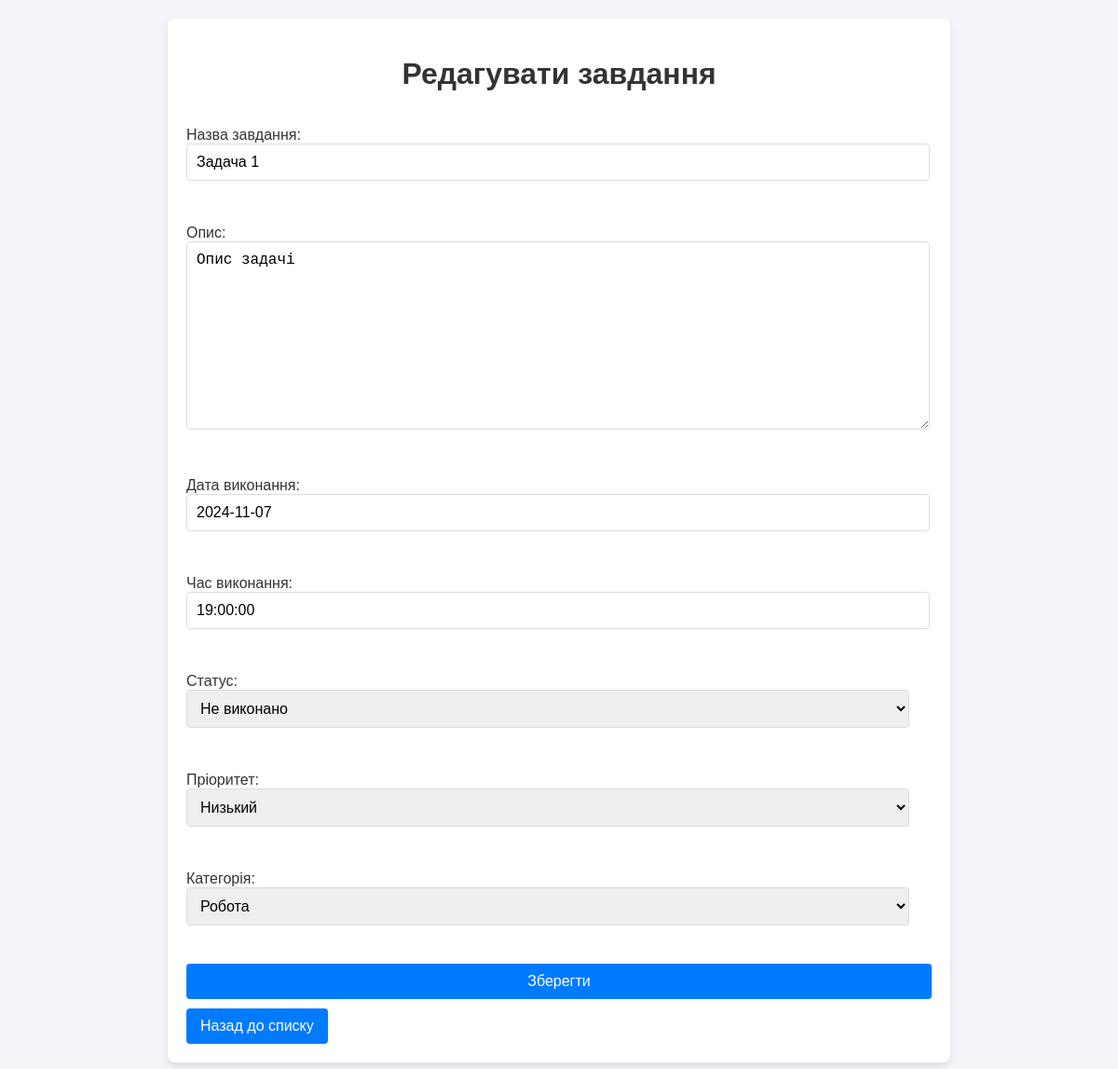
The app's page /update/1/ with its own data.
### tasks/models.py (models this page shows, shortened)
class Task(models.Model):
    title = models.CharField("Назва завдання", max_length=200)
    description = models.TextField("Опис", blank=True, null=True)
    date = models.DateField("Дата виконання")
    time = models.TimeField("Час виконання", blank=True, null=True)
    status = models.CharField("Статус", max_length=20, choices=[('pending', 'Не виконано'), ('completed', 'Виконано')], default='pending')
    order = models.PositiveIntegerField("Порядок", default=0)  # Поле для зберігання порядку
    PRIORITY_CHOICES = [
        ('low', 'Низький'),
        ('medium', 'Середній'),
        ('high', 'Високий'),
    ]
    priority = models.CharField("Пріоритет", max_length=10, choices=PRIORITY_CHOICES, default='medium')
    CATEGORY_CHOICES = [
        ('work', 'Робота'),
        ('personal', 'Особисте'),
        ('study', 'Навчання'),
        ('other', 'Інше'),
    ]
    category = models.CharField("Категорія", max_length=10, choices=CATEGORY_CHOICES, default='other')

### tasks/views.py (the view)
# urls.py: path('update/<int:pk>/', views.task_update, name='task_update'),
def task_update(request, pk):
    task = get_object_or_404(Task, pk=pk)
    if request.method == 'POST':
        form = TaskForm(request.POST, instance=task)
        if form.is_valid():
            form.save()
            return redirect('task_list')
    else:
        form = TaskForm(instance=task)
    return render(request, 'tasks/task_form.html', {'form': form})

### tasks/forms.py
class TaskForm(forms.ModelForm):
    class Meta:
        model = Task
        fields = ['title', 'description', 'date', 'time', 'status', 'priority', 'category']
        labels = {
            'title': 'Назва завдання',
            'description': 'Опис',
            'date': 'Дата виконання',
            'time': 'Час виконання',
            'status': 'Статус',
            'priority': 'Пріоритет',
            'category': 'Категорія',
        }
        widgets = {
            'date': forms.DateInput(attrs={'type': 'text'}),
            'time': forms.TimeInput(attrs={'type': 'text'}),
        }

### templates/tasks/task_form.html (shortened to what this page needs)
{% load static %}
<!DOCTYPE html>
<html lang="uk">
<head>
    <link rel="stylesheet" type="text/css" href="{% static 'css/styles.css' %}">
    <link rel="stylesheet" href="https://cdn.jsdelivr.net/npm/flatpickr/dist/flatpickr.min.css">
</head>
<body>
    <div class="container">
        <h1>{% if form.instance.pk %}Редагувати завдання{% else %}Створити завдання{% endif %}</h1>
        <form method="post">
            {{ form.as_p }}
            <button type="submit" class="btn">Зберегти</button>
        </form>
        <a href="{% url 'task_list' %}" class="btn">Назад до списку</a>
    </div>
</body>
</html>

### static/css/styles.css (style rules this page uses)
body { font-family: Arial, sans-serif; background-color: #f4f4f9; margin: 0; padding: 0; color: #333; }
.container { max-width: 800px; margin: 20px auto; padding: 20px; background-color: #ffffff; border-radius: 8px; box-shadow: 0 4px 8px rgba(0, 0, 0, 0.1); }
h1, h2 { color: #333; text-align: center; }
a { color: #007bff; text-decoration: none; }
button, .btn { display: inline-block; padding: 10px 15px; margin-top: 10px; color: #fff; background-color: #007bff; border: none; border-radius: 4px; cursor: pointer; font-size: 16px; }
form { display: flex; flex-direction: column; gap: 15px; }
input[type="text"], input[type="date"], select, textarea { width: 97%; padding: 10px; border: 1px solid #ddd; border-radius: 4px; font-size: 16px; }

### records on screen
Task: title "Задача 1", description "Опис задачі", date "2024-11-07", time "19:00:00", status "Не виконано", priority "Низький", category "Робота"
